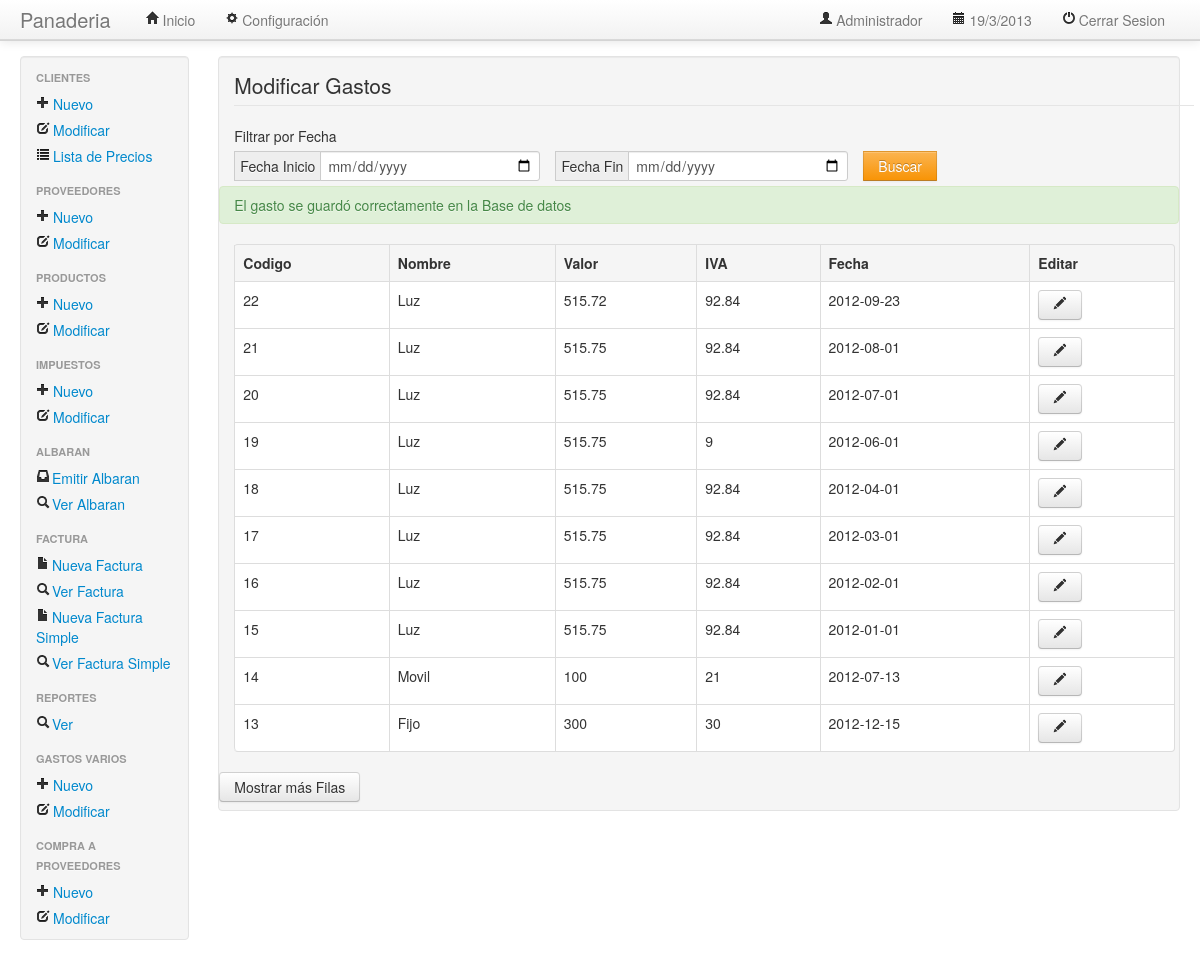
The page /main.php?iu=modtablagastos.php&dir=gastosvarios&mdir=negocios&msg=gastook (signed in) on the database its author committed.
### tables this page shows
CREATE TABLE `gastos_varios` (
  `idgastos` bigint(10) NOT NULL AUTO_INCREMENT,
  `descripcion` varchar(100) NOT NULL,
  `precio` float NOT NULL,
  `fecha` date NOT NULL,
  `iva` float NOT NULL,
  PRIMARY KEY (`idgastos`)
);

### negocios/gastosvarios/modtablagastos.php (the view, shortened to what this page needs)
<?php
if (isset($_GET['fechai']) && isset($_GET['fechaf'])) {
    $fechainicio = '"'.$_GET['fechai'].'"';
    $fechafin = '"'.$_GET['fechaf'].'"';
    $sql_buscar = "SELECT * FROM gastos_varios WHERE fecha BETWEEN $fechainicio AND $fechafin";
    $result_buscar = mysql_query($sql_buscar);
    if (!$result_buscar) {
        echo "No pudo ejecutarse satisfactoriamente la consulta ($sql) " .
        "en la BD: " . mysql_error();
        exit;
    } ?>
    <legend style="margin-left:15px;">Modificar Gastos</legend>
    <div class="input-prepend">
        <h5 style="margin-left: 15px ;">Filtrar por Fecha</h5>
        <span style="margin-left: 15px ;" class="add-on">Fecha Inicio</span><input id="fechai" type="date">
        <span style="margin-left: 15px ;" class="add-on">Fecha Fin</span><input id="fechaf" type="date">
        <button style="margin-left: 15px ;" class="btn btn-warning" onclick="window.open('main.php?iu=modtablagastos.php&mdir=negocios&dir=gastosvarios&fechai='+fechai.value+'&fechaf='+fechaf.value+'','_self');">Buscar</button>
    </div>
    <table style="margin: 15px 0px 0px 15px; width: 98%;" class="table table-bordered">
        <tr>
            <th style="font-weight: bold;">
                Codigo
            </th>
            <th style="font-weight: bold;">
                Nombre
            </th>
            <th style="font-weight: bold;">
                Valor
            </th>
            <th style="font-weight: bold;">
                IVA
            </th>
            <th style="font-weight: bold;">
                Fecha
            </th>
            <th style="font-weight: bold;">
                Editar
            </th>
        </tr>
        <tbody style="background-color: #ffffff;">
            <?php while ($fila = mysql_fetch_assoc($result_buscar)) { ?>
                <tr>
                    <td>
                        <?php echo $fila['idgastos']; ?>
                    </td>
                    <td>
                        <?php echo $fila['descripcion']; ?>
                    </td>
                    <td>
                        <?php echo $fila['precio']; ?>
                    </td>
                    <td>
                        <?php echo $fila['iva']; ?>
                    </td>
                    <td>
                        <?php echo $fila['fecha']; ?>
                    </td>
                    <td>
                        <a class="btn" href=<?php echo "main.php?iu=modgastos.php&mdir=vistas&dir=gastos&idgastos=" . $fila['idgastos'] . "&descripcion=" . $fila['descripcion'] . "" . "&precio=" . $fila['precio'] . "" . "&fecha=" . $fila['fecha'] . "" . "&iva=" . $fila['iva'] . ""; ?>><i class="icon-pencil"></i></a>
                    </td>
                </tr>
            <?php } ?>
        </tbody>
    </table>
    </br>
    <a class="btn" href=<?php echo "main.php?iu=modtablagastos.php&mdir=negocios&dir=gastosvarios&limit=" . $limit; ?>>Mostrar más Filas</a>
<?php
} else {
    $limit = 10;
    if (isset($_GET['limit'])) {
        $limit = $_GET['limit'] + 10;
        $query = "SELECT * FROM gastos_varios ORDER BY idgastos DESC LIMIT $limit";
    } else {
        $query = "SELECT * FROM gastos_varios ORDER BY idgastos DESC LIMIT $limit";
    }
    $result = mysql_query($query);
    ?>
    <legend style="margin-left:15px;">Modificar Gastos</legend>
    <div class="input-prepend">
        <label style="margin-left: 15px ;" >Filtrar por Fecha</label>
        <span style="margin-left: 15px ;" class="add-on">Fecha Inicio</span><input id="fechai" type="date">
        <span style="margin-left: 15px ;" class="add-on">Fecha Fin</span><input id="fechaf" type="date">
        <button style="margin-left: 15px ;" class="btn btn-warning" onclick="window.open('main.php?iu=modtablagastos.php&mdir=negocios&dir=gastosvarios&fechai='+fechai.value+'&fechaf='+fechaf.value+'','_self');">Buscar</button>
    </div>
    <?php
    if (isset($_GET['msg'])){
    if ($_GET['msg'] == 'gastook') {
        echo '<div class="alert alert-success">El gasto se guardó correctamente en la Base de datos</div>';
    }}
    ?>
    <table style="margin: 15px 0px 0px 15px; width: 98%;" class="table table-bordered">
        <tr>
            <th style="font-weight: bold;">
                Codigo
            </th>
            <th style="font-weight: bold;">
                Nombre
            </th>
            <th style="font-weight: bold;">
                Valor
            </th>
            <th style="font-weight: bold;">
                IVA
            </th>
            <th style="font-weight: bold;">
                Fecha
            </th>
            <th style="font-weight: bold;">
                Editar
            </th>
        </tr>
        <tbody style="background-color: #ffffff;">
            <?php while ($fila = mysql_fetch_assoc($result)) { ?>
                <tr>
                    <td>
                        <?php echo $fila['idgastos']; ?>
                    </td>
                    <td>
                        <?php echo $fila['descripcion']; ?>
                    </td>
                    <td>
                        <?php echo $fila['precio']; ?>
                    </td>
                    <td>
                        <?php echo $fila['iva']; ?>
                    </td>
                    <td>
                        <?php echo $fila['fecha']; ?>
                    </td>
                    <td>
                        <a class="btn" href=<?php echo "main.php?iu=modgastos.php&mdir=vistas&dir=gastos&idgastos=" . $fila['idgastos'] . "&descripcion=" . $fila['descripcion'] . "" . "&precio=" . $fila['precio'] . "" . "&fecha=" . $fila['fecha'] . "" . "&iva=" . $fila['iva'] . ""; ?>><i class="icon-pencil"></i></a>
                    </td>
                </tr>
            <?php } ?>
        </tbody>
    </table>
    <a class="btn" href=<?php echo "main.php?iu=modtablagastos.php&mdir=negocios&dir=gastosvarios&limit=" . $limit; ?>>Mostrar más Filas</a>
<?php } ?>

### rows shown on the page
gastos_varios: idgastos "22", descripcion "Luz", precio "515.72", iva "92.84", fecha "2012-09-23"
gastos_varios: idgastos "21", descripcion "Luz", precio "515.75", iva "92.84", fecha "2012-08-01"
gastos_varios: idgastos "20", descripcion "Luz", precio "515.75", iva "92.84", fecha "2012-07-01"
gastos_varios: idgastos "19", descripcion "Luz", precio "515.75", iva "9", fecha "2012-06-01"
gastos_varios: idgastos "18", descripcion "Luz", precio "515.75", iva "92.84", fecha "2012-04-01"
gastos_varios: idgastos "17", descripcion "Luz", precio "515.75", iva "92.84", fecha "2012-03-01"
gastos_varios: idgastos "16", descripcion "Luz", precio "515.75", iva "92.84", fecha "2012-02-01"
gastos_varios: idgastos "15", descripcion "Luz", precio "515.75", iva "92.84", fecha "2012-01-01"
gastos_varios: idgastos "14", descripcion "Movil", precio "100", iva "21", fecha "2012-07-13"
gastos_varios: idgastos "13", descripcion "Fijo", precio "300", iva "30", fecha "2012-12-15"
